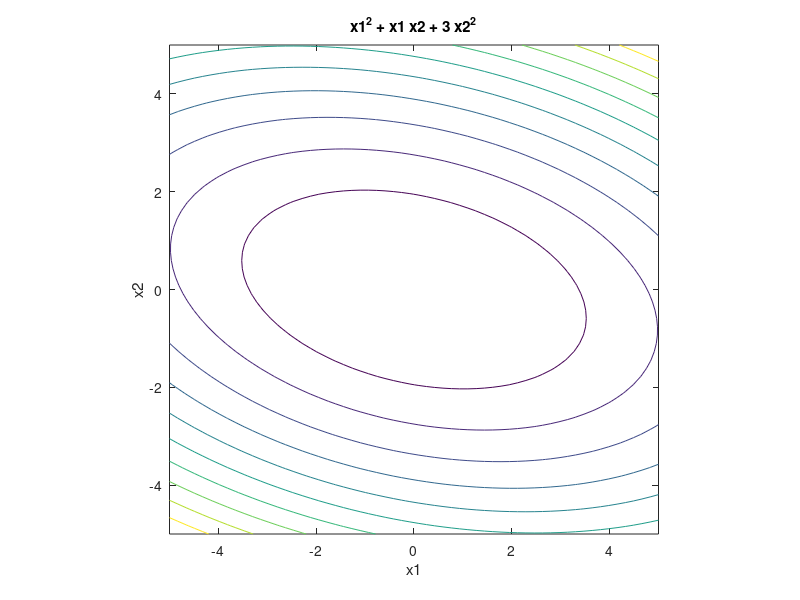

The MATLAB script that drew this image: (Note: this script raises an error after producing the figure.)
function [xopt,fopt,niter,gnorm,dx] = grad_descent(varargin)

if nargin==0
    % define starting point
    x0 = [3 3]';
elseif nargin==1
    % if a single input argument is provided, it is a user-defined starting
    % point.
    x0 = varargin{1};
else
    error('Incorrect number of input arguments.')
end

% termination tolerance
tol = 1e-6;

% maximum number of allowed iterations
maxiter = 1000;

% minimum allowed perturbation
dxmin = 1e-6;

% step size ( 0.33 causes instability, 0.2 quite accurate)
alpha = 0.1;

% initialize gradient norm, optimization vector, iteration counter, perturbation
gnorm = inf; x = x0; niter = 0; dx = inf;

% define the objective function:
f = @(x1,x2) x1.^2 + x1.*x2 + 3*x2.^2;

% plot objective function contours for visualization:
figure(1); clf; ezcontour(f,[-5 5 -5 5]); axis equal; hold on

% redefine objective function syntax for use with optimization:
f2 = @(x) f(x(1),x(2));

% gradient descent algorithm:
while and(gnorm>=tol, and(niter <= maxiter, dx >= dxmin))
    % calculate gradient:
    g = grad(x);
    gnorm = norm(g);
    % take step:
    xnew = x - alpha*g;
    % check step
    if ~isfinite(xnew)
        display(['Number of iterations: ' num2str(niter)])
        error('x is inf or NaN')
    end
    % plot current point
    plot([x(1) xnew(1)],[x(2) xnew(2)],'ko-')
    refresh
    % update termination metrics
    niter = niter + 1;
    dx = norm(xnew-x);
    x = xnew;
    
end
xopt = x;
fopt = f2(xopt);
niter = niter - 1;

